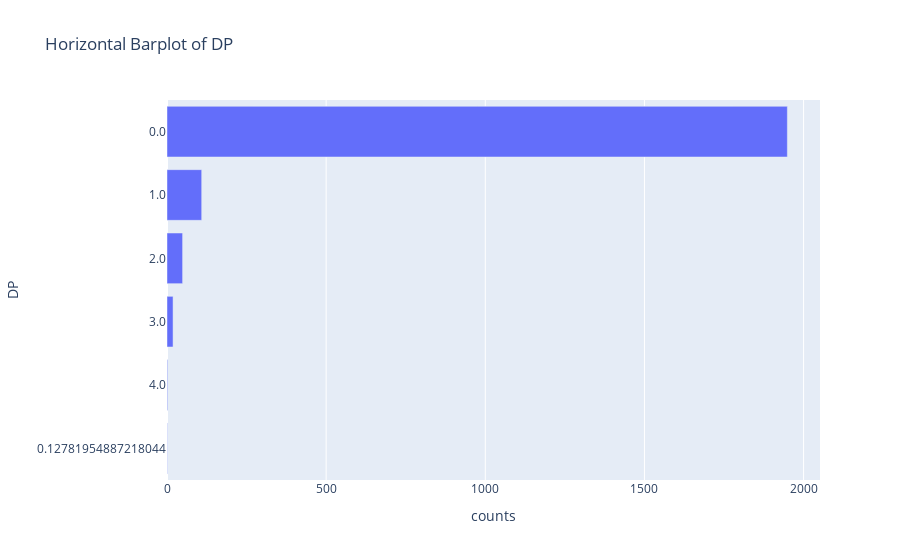

Notebook cell for this chart:
### Code cell
# 2.2 Barplots
category_column = 'DP'
plotly_barh = barplots.barh_plotly(df_inputed_knn, category_column)
plotly_barh

### Figure 1 — Plotly figure (JSON) as saved in the notebook; plotly's stock layout.template omitted (floating-point values rounded to 4 significant figures)
{"data": [{"hovertemplate": "counts=%{x}<br>DP=%{y}<extra></extra>", "legendgroup": "", "marker": {"color": "#636efa", "pattern": {"shape": ""}}, "name": "", "orientation": "h", "showlegend": false, "textposition": "auto", "type": "bar", "x": [1, 2, 19, 49, 109, 1949], "xaxis": "x", "y": ["0.12781954887218044", "4.0", "3.0", "2.0", "1.0", "0.0"], "yaxis": "y"}], "layout": {"barmode": "relative", "legend": {"tracegroupgap": 0}, "title": {"text": "Horizontal Barplot of DP"}, "xaxis": {"anchor": "y", "domain": [0, 1], "title": {"text": "counts"}}, "yaxis": {"anchor": "x", "categoryorder": "total ascending", "domain": [0, 1], "title": {"text": "DP"}}}}
